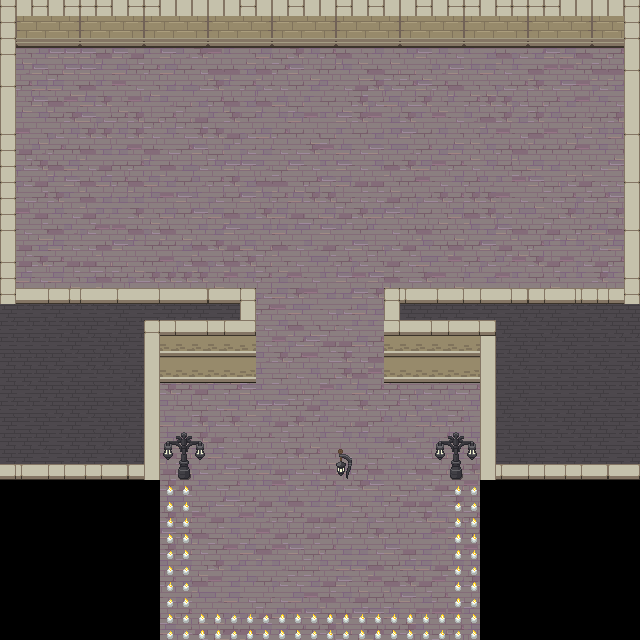

Tiled map render using the project's own tile images. Description and the map definition, with tile-layer contents summarised, below:
An orthogonal 40x40 tile map with 16x16 px tiles, 2 tile layers (BackGround, wall), 1 hidden layer not drawn.

<map version="1.10" tiledversion="1.11.0" orientation="orthogonal" renderorder="right-down" width="40" height="40" tilewidth="16" tileheight="16" infinite="0" nextlayerid="6" nextobjectid="1">
 <tileset firstgid="1" source="gotic.tsx" />
 <layer id="1" name="BackGround" width="40" height="40">
  <data>[1600 cells, 1415 non-empty, 17 distinct tile ids]</data>
 </layer>
 <layer id="3" name="wall" width="40" height="40">
  <data>[1600 cells, 554 non-empty, 38 distinct tile ids]</data>
 </layer>
 <layer id="5" name="player" width="40" height="40" visible="0">
  <data>[1600 cells, 1 non-empty, 1 distinct tile ids]</data>
 </layer>
</map>
